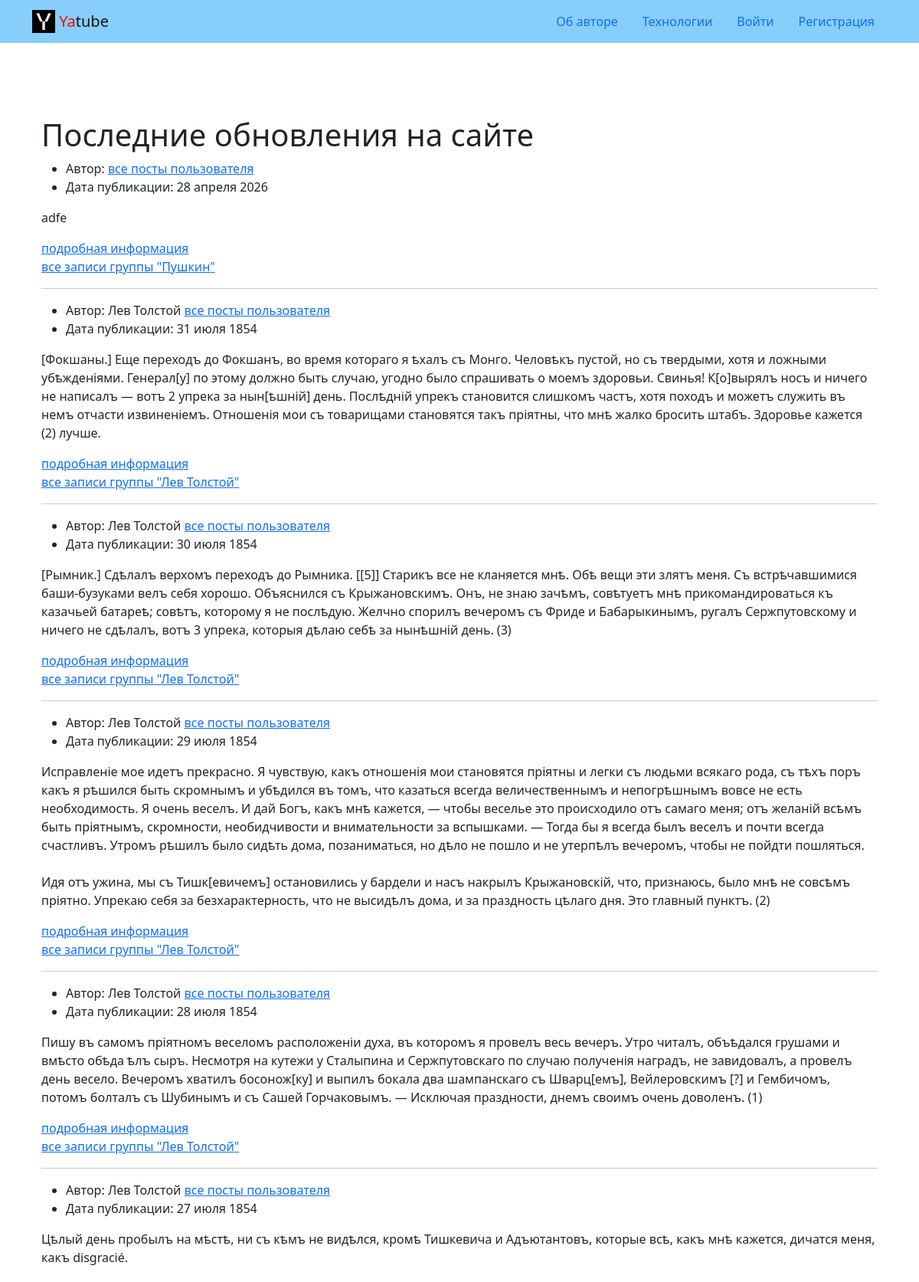
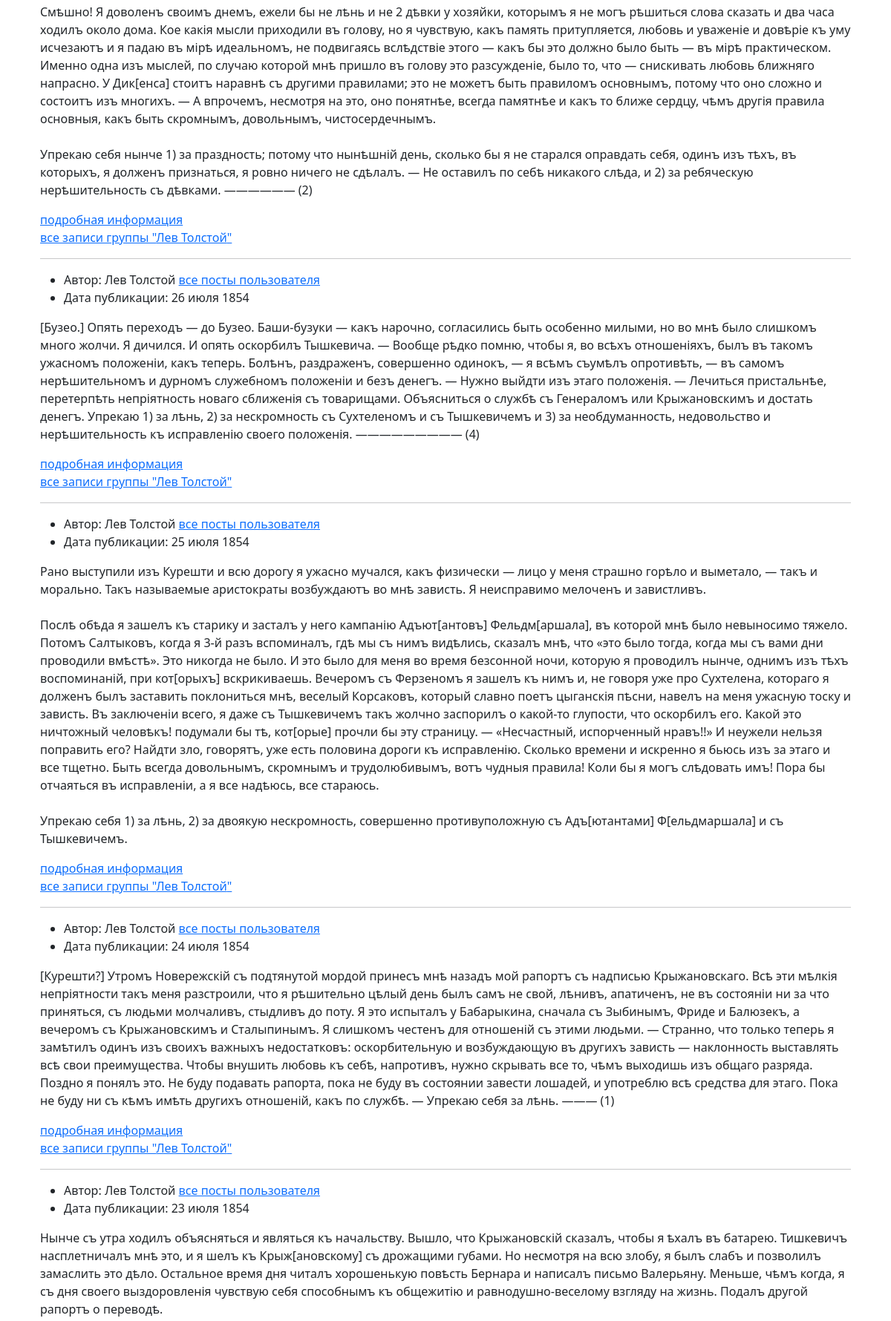
The page / (upper part) on the database its author committed (2 pictures, top to bottom).
### post/models.py (models this page shows, shortened)
class Post(models.Model):
    text = models.TextField()
    pub_date = models.DateTimeField(auto_now_add=True)
    author = models.ForeignKey(
        User,
        on_delete=models.CASCADE,
    )
    group = models.ForeignKey(
        Group,
        on_delete=models.CASCADE,
        blank=True,
        null=True,
        related_name='posts'
    )

class Group(models.Model):
    title = models.TextField()
    slug = models.SlugField(unique=True)
    description = models.TextField()

### post/views.py (the view)
# urls.py: path('', views.index, name='index'),
def index(request):
    post_list = Post.objects.all().order_by('-pub_date')
    paginator = Paginator(post_list, 10)
    page_number = request.GET.get('page')
    page_obj = paginator.get_page(page_number)
    context = {
        'page_obj': page_obj,
    }
    return render(request, 'post/index.html', context)

### core/context_processors/year.py (called while the page is built)
def year(request):
    return {
        'year': datetime.now().year
    }

### templates/post/index.html (shortened to what this page needs)
{% extends 'base.html' %}
{% block content %}
<div class="container py-5">
  <h1>Последние обновления на сайте</h1>
  {% for post in page_obj %}
  <article>
    <ul>
      <li>
        Автор: {{ post.author.get_full_name }}
        <a href="{% url 'post:profile' post.author.username %}">
          все посты пользователя
        </a>
      </li>
      <li>
        Дата публикации: {{ post.pub_date|date:"d E Y" }}
      </li>
    </ul>
    <p>{{ post.text|linebreaksbr }}</p>
    <a href="{% url 'post:post_detail' post.id %}">подробная информация</a>
    <br>
    {% if post.group %}
      <a href="{% url 'post:group_list' post.group.slug %}">
        все записи группы "{{ post.group.title }}"
      </a>
    {% endif %}
    {% if not forloop.last %}<hr>{% endif %}
  </article>
  {% empty %}
    <p>Пока нет ни одной записи.</p>
  {% endfor %}
</div>
{% endblock %}

### rows shown on the page
Post: pub_date "28 апреля 2026", text "adfe", group "Пушкин"
Post: author.get_full_name "Лев Толстой", pub_date "31 июля 1854", text "[Фокшаны.] Еще переходъ до Фокшанъ, во время котораго я ѣхалъ съ Монго. Человѣкъ пустой, но съ твердыми, хотя и ложными убѣжденіями. Генерал[у] по этому должно быть случаю, угодно было спрашивать о моемъ здоровьи. Свинья! К[о]вырялъ носъ и ничего не написалъ — вотъ 2 упрека за нын[ѣшній] день. Послѣдній упрекъ становится слишкомъ частъ, хотя походъ и можетъ служить въ немъ отчасти извиненіемъ. Отношенія мои съ товарищами становятся такъ пріятны, что мнѣ жалко бросить штабъ. Здоровье кажется (2) лучше.", group "Лев Толстой"
Post: author.get_full_name "Лев Толстой", pub_date "30 июля 1854", text "[Рымник.] Сдѣлалъ верхомъ переходъ до Рымника. [[5]] Старикъ все не кланяется мнѣ. Обѣ вещи эти злятъ меня. Съ встрѣчавшимися баши-бузуками велъ себя хорошо. Объяснился съ Крыжановскимъ. Онъ, не знаю зачѣмъ, совѣтуетъ мнѣ прикомандироваться къ казачьей батареѣ; совѣтъ, которому я не послѣдую. Желчно спорилъ вечеромъ съ Фриде и Бабарыкинымъ, ругалъ Сержпутовскому и ничего не сдѣлалъ, вотъ 3 упрека, которыя дѣлаю себѣ за нынѣшній день. (3)", group "Лев Толстой"
Post: author.get_full_name "Лев Толстой", pub_date "29 июля 1854", text "Исправленіе мое идетъ прекрасно. Я чувствую, какъ отношенія мои становятся пріятны и легки съ людьми всякаго рода, съ тѣхъ поръ какъ я рѣшился быть скромнымъ и убѣдился въ томъ, что казаться всегда величественнымъ и непогрѣшнымъ вовсе не есть необходимость. Я очень веселъ. И дай Богъ, какъ мнѣ кажется, — чтобы веселье это происходило отъ самаго меня; отъ желаній всѣмъ быть пріятнымъ, скромности, необидчивости и внимательности за вспышками. — Тогда бы я всегда былъ веселъ и почти всегда счастливъ. Утромъ рѣшилъ было сидѣть дома, позаниматься, но дѣло не пошло и не утерпѣлъ вечеромъ, чтобы не пойдти пошляться. Идя отъ ужина, мы съ Тишк[евичемъ] остановились у бардели и насъ накрылъ…", group "Лев Толстой"
Post: author.get_full_name "Лев Толстой", pub_date "28 июля 1854", text "Пишу въ самомъ пріятномъ веселомъ расположеніи духа, въ которомъ я провелъ весь вечеръ. Утро читалъ, объѣдался грушами и вмѣсто обѣда ѣлъ сыръ. Несмотря на кутежи у Сталыпина и Сержпутовскаго по случаю полученія наградъ, не завидовалъ, а провелъ день весело. Вечеромъ хватилъ босонож[ку] и выпилъ бокала два шампанскаго съ Шварц[емъ], Вейлеровскимъ [?] и Гембичомъ, потомъ болталъ съ Шубинымъ и съ Сашей Горчаковымъ. — Исключая праздности, днемъ своимъ очень доволенъ. (1)", group "Лев Толстой"
Post: author.get_full_name "Лев Толстой", pub_date "27 июля 1854", text "Цѣлый день пробылъ на мѣстѣ, ни съ кѣмъ не видѣлся, кромѣ Тишкевича и Адъютантовъ, которые всѣ, какъ мнѣ кажется, дичатся меня, какъ disgracié. Смѣшно! Я доволенъ своимъ днемъ, ежели бы не лѣнь и не 2 дѣвки у хозяйки, которымъ я не могъ рѣшиться слова сказать и два часа ходилъ около дома. Кое какія мысли приходили въ голову, но я чувствую, какъ память притупляется, любовь и уваженіе и довѣріе къ уму исчезаютъ и я падаю въ мірѣ идеальномъ, не подвигаясь вслѣдствіе этого — какъ бы это должно было быть — въ мірѣ практическом. Именно одна изъ мыслей, по случаю которой мнѣ пришло въ голову это разсужденіе, было то, что — снискивать любовь ближняго напрасно. У Дик[енса] стоитъ наравнѣ съ другими…", group "Лев Толстой"
Post: author.get_full_name "Лев Толстой", pub_date "26 июля 1854", text "[Бузео.] Опять переходъ — до Бузео. Баши-бузуки — какъ нарочно, согласились быть особенно милыми, но во мнѣ было слишкомъ много жолчи. Я дичился. И опять оскорбилъ Тышкевича. — Вообще рѣдко помню, чтобы я, во всѣхъ отношеніяхъ, былъ въ такомъ ужасномъ положеніи, какъ теперь. Болѣнъ, раздраженъ, совершенно одинокъ, — я всѣмъ съумѣлъ опротивѣть, — въ самомъ нерѣшительномъ и дурномъ служебномъ положеніи и безъ денегъ. — Нужно выйдти изъ этаго положенія. — Лечиться пристальнѣе, перетерпѣть непріятность новаго сближенія съ товарищами. Объясниться о службѣ съ Генераломъ или Крыжановскимъ и достать денегъ. Упрекаю 1) за лѣнь, 2) за нескромность съ Сухтеленомъ и съ Тышкевичемъ и 3) за…", group "Лев Толстой"
Post: author.get_full_name "Лев Толстой", pub_date "25 июля 1854", text "Рано выступили изъ Курешти и всю дорогу я ужасно мучался, какъ физически — лицо у меня страшно горѣло и выметало, — такъ и морально. Такъ называемые аристократы возбуждаютъ во мнѣ зависть. Я неисправимо мелоченъ и завистливъ. Послѣ обѣда я зашелъ къ старику и засталъ у него кампанію Адъют[антовъ] Фельдм[аршала], въ которой мнѣ было невыносимо тяжело. Потомъ Салтыковъ, когда я 3-й разъ вспоминалъ, гдѣ мы съ нимъ видѣлись, сказалъ мнѣ, что «это было тогда, когда мы съ вами дни проводили вмѣстѣ». Это никогда не было. И это было для меня во время безсонной ночи, которую я проводилъ нынче, однимъ изъ тѣхъ воспоминаній, при кот[орыхъ] вскрикиваешь. Вечеромъ съ Ферзеномъ я зашелъ къ нимъ и, не…", group "Лев Толстой"
Post: author.get_full_name "Лев Толстой", pub_date "24 июля 1854", text "[Курешти?] Утромъ Новережскій съ подтянутой мордой принесъ мнѣ назадъ мой рапортъ съ надписью Крыжановскаго. Всѣ эти мѣлкія непріятности такъ меня разстроили, что я рѣшительно цѣлый день былъ самъ не свой, лѣнивъ, апатиченъ, не въ состояніи ни за что приняться, съ людьми молчаливъ, стыдливъ до поту. Я это испыталъ у Бабарыкина, сначала съ Зыбинымъ, Фриде и Балюзекъ, а вечеромъ съ Крыжановскимъ и Сталыпинымъ. Я слишкомъ честенъ для отношеній съ этими людьми. — Странно, что только теперь я замѣтилъ одинъ изъ своихъ важныхъ недостатковъ: оскорбительную и возбуждающую въ другихъ зависть — наклонность выставлять всѣ свои преимущества. Чтобы внушить любовь къ себѣ, напротивъ, нужно скрывать все…", group "Лев Толстой"
Post: author.get_full_name "Лев Толстой", pub_date "23 июля 1854", text "Нынче съ утра ходилъ объясняться и являться къ начальству. Вышло, что Крыжановскій сказалъ, чтобы я ѣхалъ въ батарею. Тишкевичъ насплетничалъ мнѣ это, и я шелъ къ Крыж[ановскому] съ дрожащими губами. Но несмотря на всю злобу, я былъ слабъ и позволилъ замаслить это дѣло. Остальное время дня читалъ хорошенькую повѣсть Бернара и написалъ письмо Валерьяну. Меньше, чѣмъ когда, я съ дня своего выздоровленія чувствую себя способнымъ къ общежитію и равнодушно-веселому взгляду на жизнь. Подалъ другой рапортъ о переводѣ."
